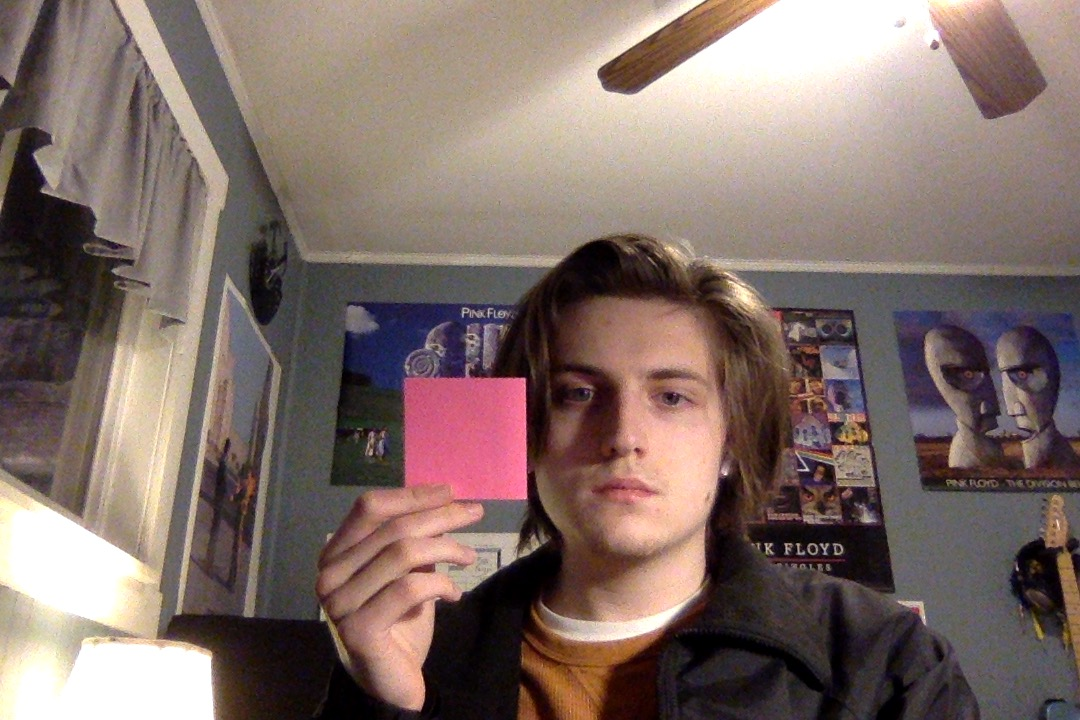
#> input picture image.jpg, 1080 x 720 px, given in place of the camera
$ python object_detection.py
#> lines starting #> are read from the running program, lines starting #| are printed output that depends on the picture; after the words box and inside, x2 and y2 are one past the last pixel; in counts of white or black regions, pixels touching at a corner belong together
"""
Payton Shaltis
12/31/2022

Contains the ObjectDetection class for creating ObjectDetection instances.
An instance of the class requires a set of color ranges for the objects to be
detected, as well as an optional VideoCapture object for the video feed. The
class provides one useful public method, process_frame(), which takes a frame,
and draws a bounding box around the detected object. This method also segments
the frame into 9 equal regions, and highlights and returns the region that the
object is in. Getters are provided for some of the private instance variables.
"""

import cv2
from ranges import RANGES

class ObjectDetection:

  # Constructor for an ObjectDetection object.
  def __init__(self, bounds, cap=None):

    # Upper and lower bounds for desired color
    self.__bounds = bounds

    # Optional video capture device.
    self.__cap = cap

    # Get the dimensions of the video feed.
    if self.__cap:
      self.__width = int(self.__cap.get(cv2.CAP_PROP_FRAME_WIDTH))
      self.__height = int(self.__cap.get(cv2.CAP_PROP_FRAME_HEIGHT))
    else:
      self.__width = 960
      self.__height = 720

  # Getters for private instance variables.
  def get_bounds(self):
    return self.__bounds

  def get_cap(self):
    return self.__cap

  def get_width(self):
    return self.__width

  def get_height(self):
    return self.__height

  # Determines the region that a point is in based on the dimensions of the
  # video feed. Returns an integer from 1-9 representing the region.
  def __get_region(self, point) -> int:
    x, y = point
    if x < self.__width//3:
      if y < self.__height//3:
        return 1
      elif y < self.__height//3*2:
        return 4
      else:
        return 7
    elif x < self.__width//3*2:
      if y < self.__height//3:
        return 2
      elif y < self.__height//3*2:
        return 5
      else:
        return 8
    else:
      if y < self.__height//3:
        return 3
      elif y < self.__height//3*2:
        return 6
      else:
        return 9

  # Adds bounding box around the object, returning an array of all (x,y) pairs
  # representing the center of each bounding box. The length of this array
  # represents the number of objects detected in the frame.
  def __add_bounding_box(self, img, mask) -> list:
    points = []
    contours, _= cv2.findContours(mask, cv2.RETR_TREE,cv2.CHAIN_APPROX_SIMPLE)
    for cnt in contours:
      area = cv2.contourArea(cnt)
      if area > 1000:
        # cv2.drawContours(img, [cnt], -1, (0, 255, 0), 2)
        x, y, w, h = cv2.boundingRect(cnt)
        cv2.rectangle(img, (x, y), (x + w, y + h), (0, 255, 0), 2)

        M = cv2.moments(cnt)
        cx=int(M['m10']//M['m00'])
        cy=int(M['m01']//M['m00'])
        cv2.circle(img, (cx,cy),3,(255,0,0),-1)
        points.append((cx,cy))
    return points

  # Draws 4 lines to segment video feed into 9 equal regions. Additionally,
  # draws a red rectangle around the region that the object is in if the
  # 'region' parameter is supplied.
  def __add_grid(self, img, region=-1):
    cv2.line(img, (self.__width//3, 0), (self.__width//3, self.__height), (224, 224, 224), 1)
    cv2.line(img, (self.__width//3*2, 0), (self.__width//3*2, self.__height), (224, 224, 224), 1)
    cv2.line(img, (0, self.__height//3), (self.__width, self.__height//3), (224, 224, 224), 1)
    cv2.line(img, (0, self.__height//3*2), (self.__width, self.__height//3*2), (224, 224, 224), 1)

    if region == 1:
      cv2.rectangle(img, (0, 0), (self.__width//3, self.__height//3), (0, 0, 255), 1)
    elif region == 2:
      cv2.rectangle(img, (self.__width//3, 0), (self.__width//3*2, self.__height//3), (0, 0, 255), 1)
    elif region == 3:
      cv2.rectangle(img, (self.__width//3*2, 0), (self.__width, self.__height//3), (0, 0, 255), 1)
    elif region == 4:
      cv2.rectangle(img, (0, self.__height//3), (self.__width//3, self.__height//3*2), (0, 0, 255), 1)
    elif region == 5:
      cv2.rectangle(img, (self.__width//3, self.__height//3), (self.__width//3*2, self.__height//3*2), (0, 0, 255), 1)
    elif region == 6:
      cv2.rectangle(img, (self.__width//3*2, self.__height//3), (self.__width, self.__height//3*2), (0, 0, 255), 1)
    elif region == 7:
      cv2.rectangle(img, (0, self.__height//3*2), (self.__width//3, self.__height), (0, 0, 255), 1)
    elif region == 8:
      cv2.rectangle(img, (self.__width//3, self.__height//3*2), (self.__width//3*2, self.__height), (0, 0, 255), 1)
    elif region == 9:
      cv2.rectangle(img, (self.__width//3*2, self.__height//3*2), (self.__width, self.__height), (0, 0, 255), 1)
    else:
        return

  # Process and return a single frame of the video feed. This includes adding
  # a bounding box around the object, and drawing a grid to segment the video
  # feed into 9 equal regions, and determining the region that the object is
  # in.
  def process_frame(self, frame) -> tuple:
    # Convert the frame to HSV and apply mask(s) to filter out the object.
    hsv = cv2.cvtColor(frame, cv2.COLOR_BGR2HSV)
    mask = None

    # If only a single bound is provided, that is the mask.
    if len(self.__bounds) == 1:
      lb, ub = self.__bounds[0]
      mask = cv2.inRange(hsv, lb, ub)

    # If multiple bounds are provided, combine them into a single mask.
    for bound in self.__bounds:
      lb, ub = bound
      if mask is None:
        mask = cv2.inRange(hsv, lb, ub)
      else:
        mask = cv2.bitwise_or(mask, cv2.inRange(hsv, lb, ub))

    # Add bounding box around the object, and determine the region it is in.
    region = -1
    bounding_coords = self.__add_bounding_box(frame, mask)
    if len(bounding_coords) >= 1:
      region = self.__get_region(bounding_coords[0])

    # Add grid lines to the frame and color the region the object is in.
    self.__add_grid(frame, region)

    # Return the frame and the region the object is in.
    return (frame, region)

# Entry point of the program.
def __main():
  print("Starting object recognition...")
  objr = ObjectDetection(RANGES['lime'], cv2.VideoCapture(0))
  print("Frame Resolution:", f'{objr.get_width()}x{objr.get_height()}')

  while objr.get_cap().isOpened():
    # Capture the next frame.
    _, img = objr.get_cap().read()
#> img is the input picture: shape (720, 1080, 3); mean B, G, R 104.7, 110.6, 128.9

    # Process the frame.
    img, _ = objr.process_frame(img)
#> in process_frame, `hsv = cv2.cvtColor(frame, cv2.COLOR_BGR2HSV)`: hsv: shape (720, 1080, 3); mean H, S, V 52.2, 66.5, 130.1
#> the loop in process_frame, `for bound in self.__bounds:` made 9 passes
#> pass 1, in process_frame, `mask = cv2.inRange(hsv, lb, ub)`:
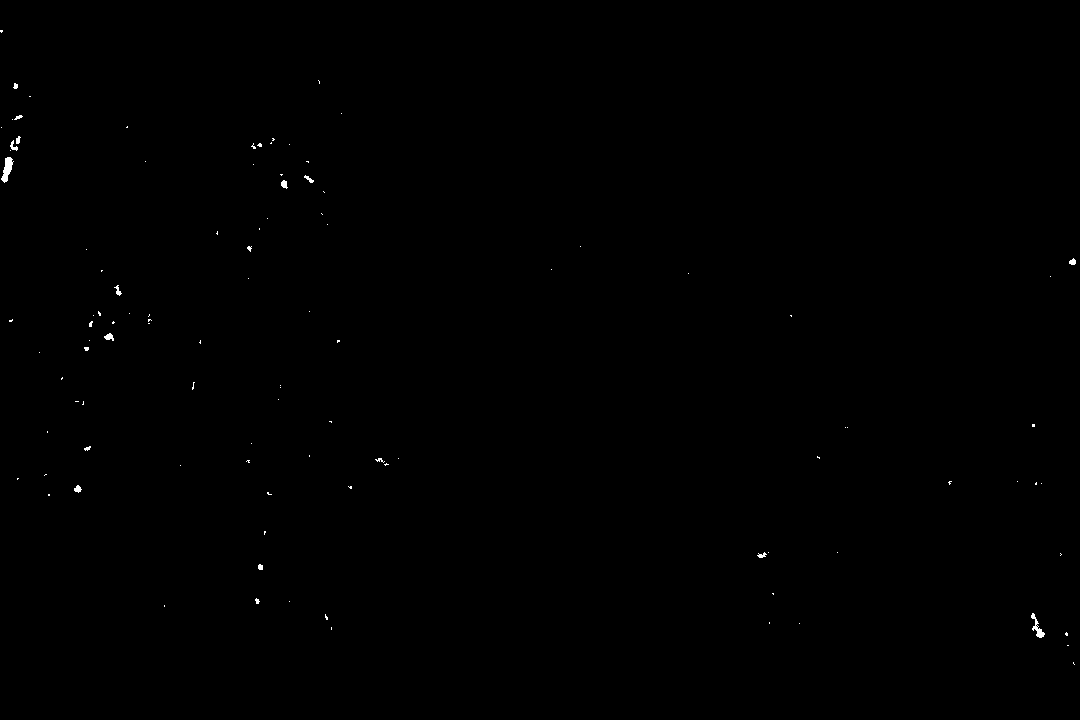
#> mask: shape (720, 1080); 0.14% white; 106 white regions (90 under 20 px), largest, box (x1, y1, x2, y2) and area: (1, 157, 14, 183) 173, (1031, 613, 1045, 638) 120, (104, 333, 114, 341) 49
#> pass 3, in process_frame, `mask = cv2.bitwise_or(mask, cv2.inRange(hsv, lb, ub))`:
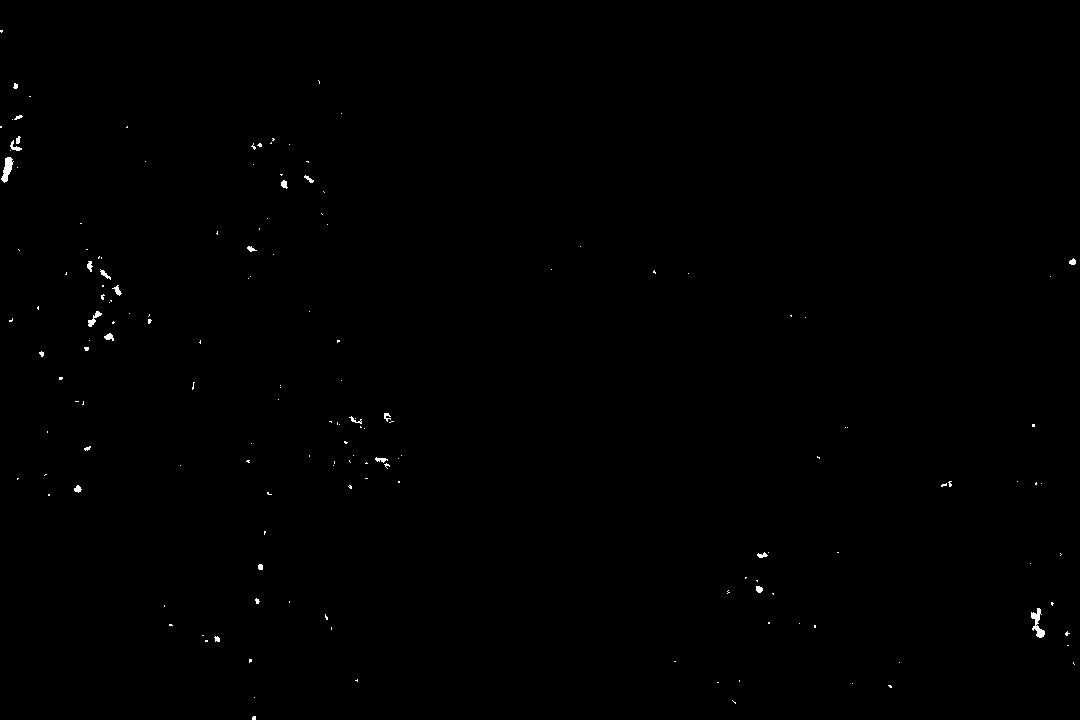
#> mask: shape (720, 1080); 0.23% white; 160 white regions (135 under 20 px), largest, box (x1, y1, x2, y2) and area: (1031, 608, 1045, 638) 187, (1, 157, 14, 183) 173, (88, 311, 102, 327) 83
#> after the loop in process_frame, `for bound in self.__bounds:`:
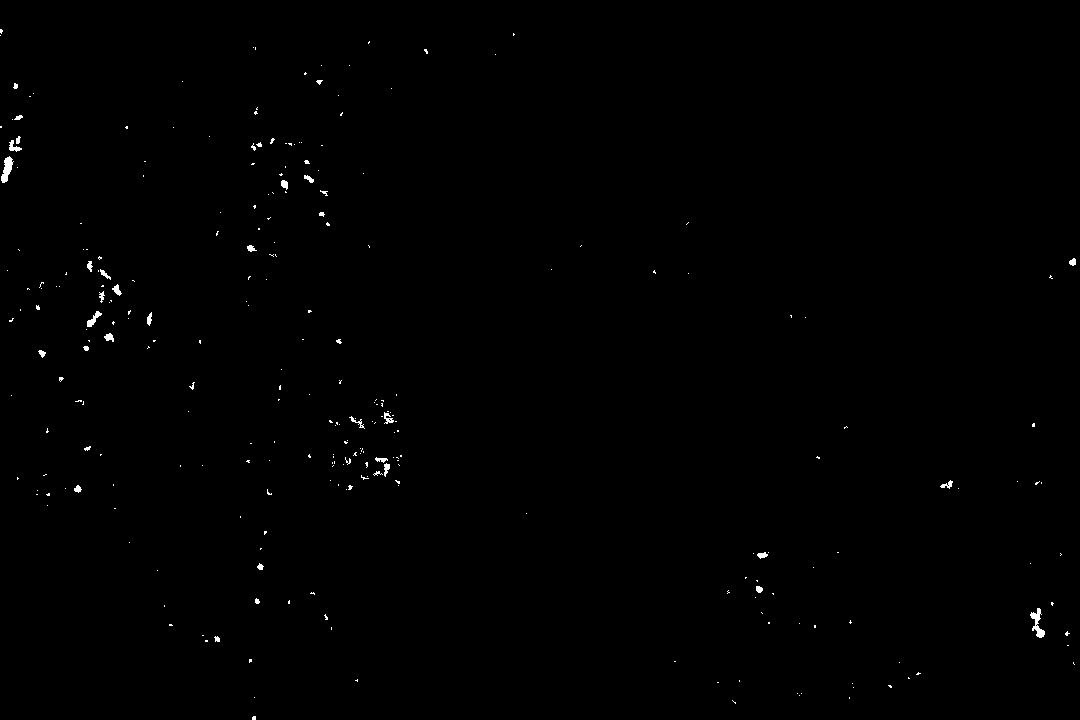
#> mask: shape (720, 1080); 0.35% white; 270 white regions (234 under 20 px)
#> in __add_bounding_box, `contours, _= cv2.findContours(mask, cv2.RETR_TREE,cv2.CHAIN_APPROX_SIM..`: contours = 279 contours, 255 with area under 20; largest, box (x1, y1, x2, y2) and area: (1, 156, 14, 183) 155, (1030, 608, 1045, 638) 149, (87, 311, 102, 327) 72, (9, 140, 22, 152) 52, (112, 284, 122, 296) 44
#> the loop in __add_bounding_box, `for cnt in contours:` made 279 passes
#> area on passes 33, 43, 49: 149, 29, 22
#> after the loop in __add_bounding_box, `for cnt in contours:`: points = []
#> in __add_grid, `cv2.line(img, (0, self.__height//3*2), (self.__width, self.__height//3..`:
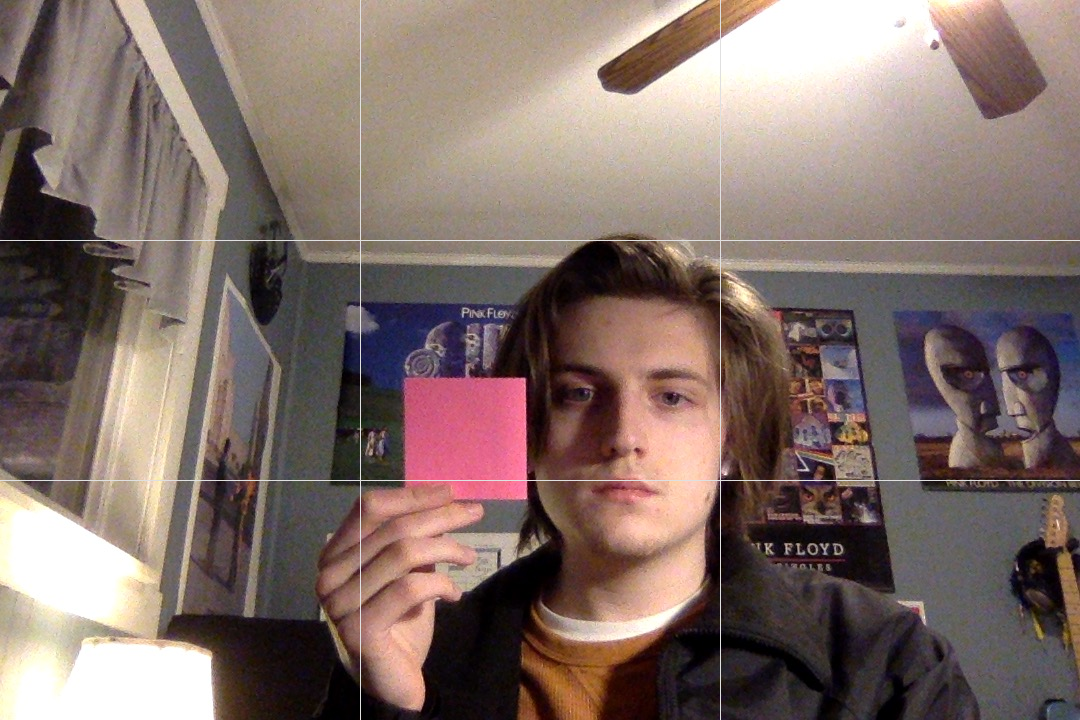
#> img: shape (720, 1080, 3); mean B, G, R 105.4, 111.2, 129.4

    # Display the resulting frame (uncomment to display mask).
    # cv2.imshow('img', cv2.flip(mask, 1))
    cv2.imshow('img2', cv2.flip(img, 1))
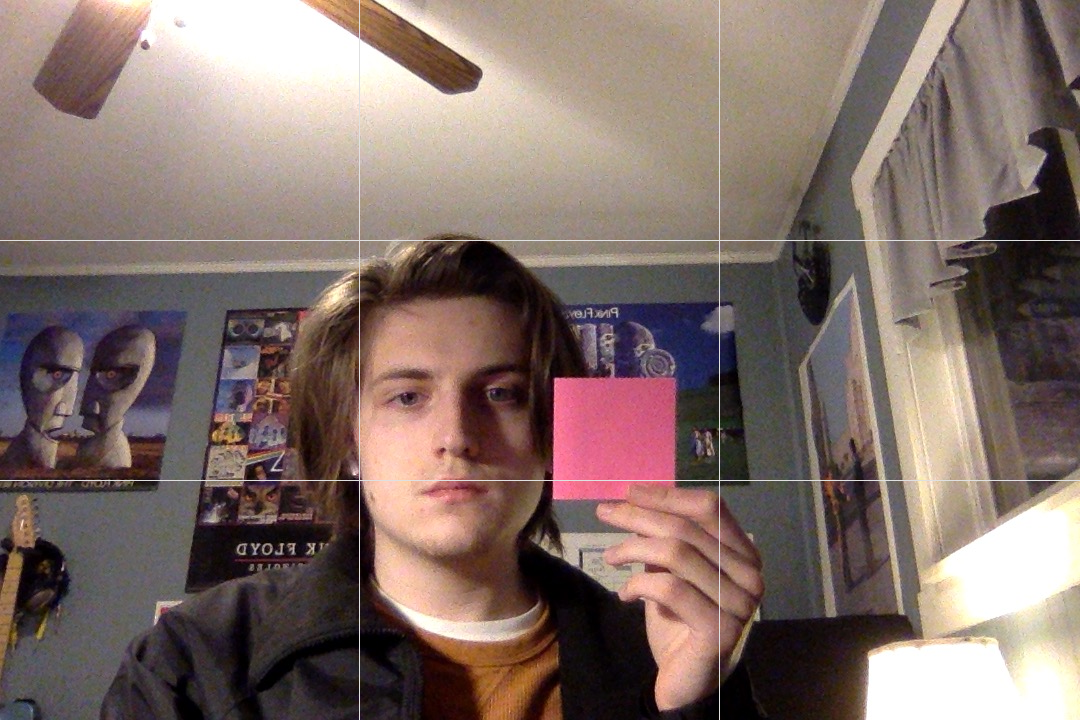
#> window 'img2': shape (720, 1080, 3); mean B, G, R 105.4, 111.2, 129.4
    if cv2.waitKey(1) & 0xFF == ord('q'):
#> (key q is pressed here)
      break

  # Release the video capture object.
  objr.get_cap().release()
  cv2.destroyAllWindows()

if __name__ == "__main__":
  __main()
